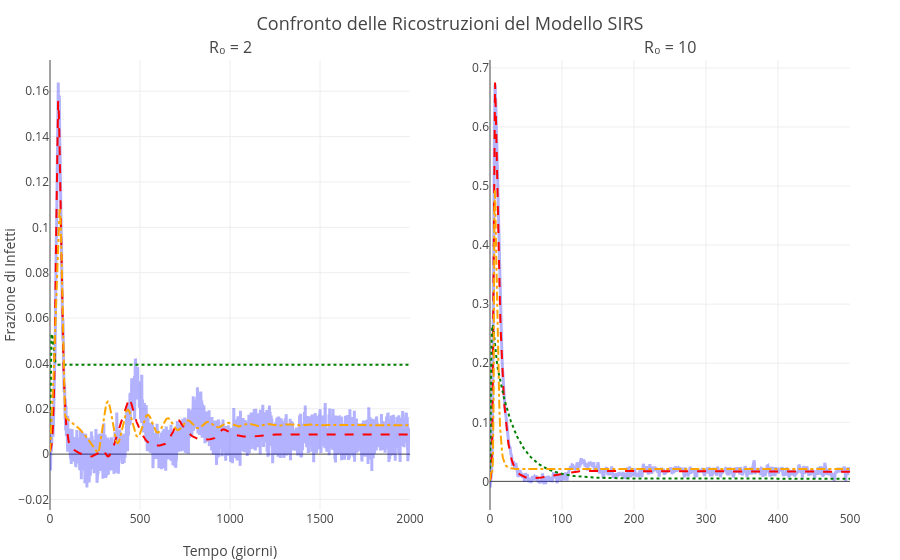

Notebook source saved alongside this figure:
### Code cell
using PlotlyJS
plotlyjs()

# -- Tracce per β = 2
trace_true_1 = PlotlyJS.scatter(x = tsteps, y = noised_traj[2, :], name = "Dati Veri (I)", line = attr(width=3, color="rgba(0, 0, 255, 0.3)"))
trace_resnet_1 = PlotlyJS.scatter(x = tsteps, y = pred_resnet[2, :], mode = "lines", name = "ResNet", line = attr(dash="dash", color="red"))
trace_ode_1 = PlotlyJS.scatter(x = tsteps, y = pred_neural_ode[2, :], mode = "lines", name = "Neural ODE", line = attr(dash="dot", color="green"))
trace_ude_1 = PlotlyJS.scatter(x = tsteps, y = pred_ude[2, :], mode = "lines", name = "UDE", line = attr(dash="dashdot", color="orange"))

# -- Tracce per β = 10
trace_true_2 = PlotlyJS.scatter(x = tsteps_2, y = noised_traj_2[2, :], name = "Dati Veri (I)", line = attr(width=3, color="rgba(0, 0, 255, 0.3)"))
trace_resnet_2 = PlotlyJS.scatter(x = tsteps_2, y = pred_resnet_2[2, :], mode = "lines", name = "ResNet", line = attr(dash="dash", color="red"))
trace_ode_2 = PlotlyJS.scatter(x = tsteps_2, y = pred_neural_ode_2[2, :], mode = "lines", name = "Neural ODE 2", line = attr(dash="dot", color="green"))
trace_ude_2 = PlotlyJS.scatter(x = tsteps_2, y = pred_ude_2[2, :], mode = "lines", name = "UDE 2", line = attr(dash="dashdot", color="orange"))

# -- Crea i subplot
fig = PlotlyJS.make_subplots(rows=1, cols=2, subplot_titles=["R₀ = 2" "R₀ = 10"])

# -- Aggiungi le tracce
add_trace!(fig, trace_true_1, row=1, col=1)
add_trace!(fig, trace_resnet_1, row=1, col=1)
add_trace!(fig, trace_ode_1, row=1, col=1)
add_trace!(fig, trace_ude_1, row=1, col=1)

add_trace!(fig, trace_true_2, row=1, col=2)
add_trace!(fig, trace_resnet_2, row=1, col=2)
add_trace!(fig, trace_ode_2, row=1, col=2)
add_trace!(fig, trace_ude_2, row=1, col=2)

# -- Layout
relayout!(
    fig;
    title_text = "Confronto delle Ricostruzioni del Modello SIRS",
    title_x = 0.5,
    title_font = attr(size=18),
    showlegend = false,
    xaxis_title = "Tempo (giorni)",
    yaxis_title = "Frazione di Infetti",
    template = "plotly_white"
)


# -- Mostra
display(fig)

### Figure 1 — Plotly figure (JSON) as saved in the notebook; plotly's stock layout.template omitted (floating-point values rounded to 4 significant figures; data arrays with more than 128 entries replaced by an {"elided": "..."} marker saying what was removed)
{"data": [{"line": {"color": "rgba(0, 0, 255, 0.3)", "width": 3}, "name": "Dati Veri (I)", "type": "scatter", "x": {"elided": "2001 int values"}, "xaxis": "x", "y": {"elided": "2001 float values"}, "yaxis": "y"}, {"line": {"color": "red", "dash": "dash"}, "mode": "lines", "name": "ResNet", "type": "scatter", "x": {"elided": "2001 int values"}, "xaxis": "x", "y": {"elided": "2001 float values"}, "yaxis": "y"}, {"line": {"color": "green", "dash": "dot"}, "mode": "lines", "name": "Neural ODE", "type": "scatter", "x": {"elided": "2001 int values"}, "xaxis": "x", "y": {"elided": "2001 float values"}, "yaxis": "y"}, {"line": {"color": "orange", "dash": "dashdot"}, "mode": "lines", "name": "UDE", "type": "scatter", "x": {"elided": "2001 int values"}, "xaxis": "x", "y": {"elided": "2001 float values"}, "yaxis": "y"}, {"line": {"color": "rgba(0, 0, 255, 0.3)", "width": 3}, "name": "Dati Veri (I)", "type": "scatter", "x": {"elided": "501 int values"}, "xaxis": "x2", "y": {"elided": "501 float values"}, "yaxis": "y2"}, {"line": {"color": "red", "dash": "dash"}, "mode": "lines", "name": "ResNet", "type": "scatter", "x": {"elided": "501 int values"}, "xaxis": "x2", "y": {"elided": "501 float values"}, "yaxis": "y2"}, {"line": {"color": "green", "dash": "dot"}, "mode": "lines", "name": "Neural ODE 2", "type": "scatter", "x": {"elided": "501 int values"}, "xaxis": "x2", "y": {"elided": "501 float values"}, "yaxis": "y2"}, {"line": {"color": "orange", "dash": "dashdot"}, "mode": "lines", "name": "UDE 2", "type": "scatter", "x": {"elided": "501 int values"}, "xaxis": "x2", "y": {"elided": "501 float values"}, "yaxis": "y2"}], "layout": {"annotations": [{"font": {"size": 16}, "showarrow": false, "text": "R₀ = 2", "x": 0.225, "xanchor": "center", "xref": "paper", "y": 1, "yanchor": "bottom", "yref": "paper"}, {"font": {"size": 16}, "showarrow": false, "text": "R₀ = 10", "x": 0.775, "xanchor": "center", "xref": "paper", "y": 1, "yanchor": "bottom", "yref": "paper"}], "margin": {"b": 50, "l": 50, "r": 50, "t": 60}, "showlegend": false, "title": {"font": {"size": 18}, "text": "Confronto delle Ricostruzioni del Modello SIRS", "x": 0.5}, "xaxis": {"anchor": "y", "domain": [0, 0.45], "title": {"text": "Tempo (giorni)"}}, "xaxis2": {"anchor": "y2", "domain": [0.55, 1]}, "yaxis": {"anchor": "x", "domain": [0, 1], "title": {"text": "Frazione di Infetti"}}, "yaxis2": {"anchor": "x2", "domain": [0, 1]}}}
